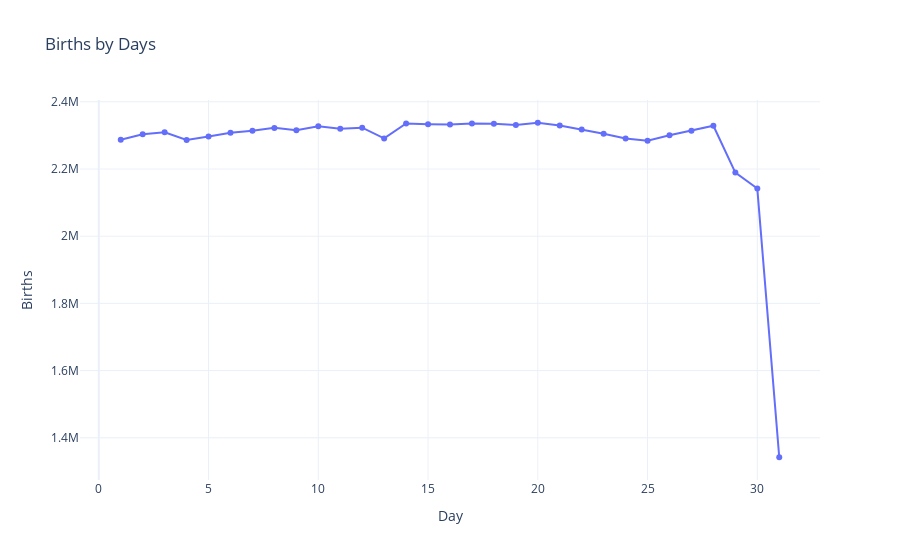

This figure's notebook cell:
### Code cell
births_by_days = df_filtered.groupby('day')['births'].sum().reset_index()




fig = go.Figure()
fig.add_trace(go.Scatter(x=births_by_days['day'], y=births_by_days['births'], mode='lines+markers'))
fig.update_layout(
    title='Births by Days',
    xaxis_title='Day',
    yaxis_title='Births'
)

# Show plot
fig.show()

### Figure 1 — Plotly figure (JSON) as saved in the notebook; plotly's stock layout.template omitted (floating-point values rounded to 4 significant figures)
{"data": [{"mode": "lines+markers", "type": "scatter", "x": [1, 2, 3, 4, 5, 6, 7, 8, 9, 10, 11, 12, 13, 14, 15, 16, 17, 18, 19, 20, 21, 22, 23, 24, 25, 26, 27, 28, 29, 30, 31], "y": [2286854, 2303168, 2309087, 2286588, 2296951, 2308073, 2314081, 2322376, 2315055, 2327197, 2319561, 2322956, 2290896, 2335551, 2333426, 2332456, 2335458, 2334949, 2331183, 2337631, 2329563, 2317711, 2305174, 2290500, 2283975, 2300208, 2314088, 2328630, 2189278, 2141788, 1342126]}], "layout": {"title": {"text": "Births by Days"}, "xaxis": {"title": {"text": "Day"}}, "yaxis": {"title": {"text": "Births"}}}}
